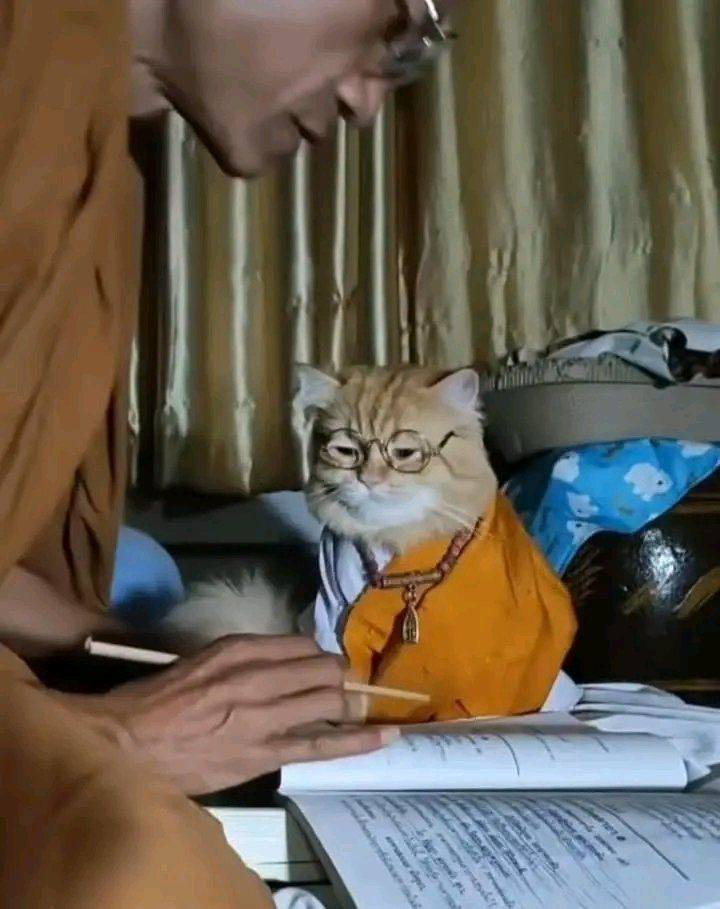
#> input picture Cat-Imgs/Cat_00002.jpg, 720 x 909 px; its folder holds 4 pictures in this run
$ python remove_similar.py
#> lines starting #> are read from the running program, lines starting #| are printed output that depends on the picture
import os
import cv2
import numpy as np
from skimage.metrics import structural_similarity as ssim
from itertools import combinations

def calculate_ssim(image1, image2):
    # Convert to grayscale for accurate comparison
    image1_gray = cv2.cvtColor(image1, cv2.COLOR_BGR2GRAY)
    image2_gray = cv2.cvtColor(image2, cv2.COLOR_BGR2GRAY)

    # Resize images to the same dimensions if necessary
    if image1_gray.shape != image2_gray.shape:
        image2_gray = cv2.resize(image2_gray, (image1_gray.shape[1], image1_gray.shape[0]))

    return ssim(image1_gray, image2_gray)

def find_similar_images(folder, threshold=0.9):
#> called with folder = 'Cat-Imgs', threshold = 0.8
    images = {}
    results = []

    # Load all images in the folder
    for filename in os.listdir(folder):
        filepath = os.path.join(folder, filename)
        try:
            img = cv2.imread(filepath)
#> img is the input picture: shape (909, 720, 3); mean B, G, R 81.4, 95, 103.7
            if img is not None:
                images[filename] = img
        except Exception as e:
            print(f"Error loading {filename}: {e}")

    # Compare all image pairs
    new_images = os.listdir("Cat-Imgs")
#> new_images = ['Cat_00002.jpg', 'Cat_00003.jpg', 'Cat_00004.jpg', 'Cat_00005.png']

    for (file1, img1), (file2, img2) in combinations(images.items(), 2):
        similarity = calculate_ssim(img1, img2)
        if similarity >= threshold:  # Only keep highly similar images
            results.append((file1, file2, round(similarity, 3)))
#> this loop made 6 passes
#> (file1, file2, similarity) on passes 1 to 6: ('Cat_00002.jpg', 'Cat_00003.jpg', 0.275), ('Cat_00002.jpg', 'Cat_00004.jpg', 0.363), ('Cat_00002.jpg', 'Cat_00005.png', 0.374), ('Cat_00003.jpg', 'Cat_00004.jpg', 0.312), ('Cat_00003.jpg', 'Cat_00005.png', 0.418), ('Cat_00004.jpg', 'Cat_00005.png', 0.312)
#> pass 1, in calculate_ssim, `image1_gray = cv2.cvtColor(image1, cv2.COLOR_BGR2GRAY)`:
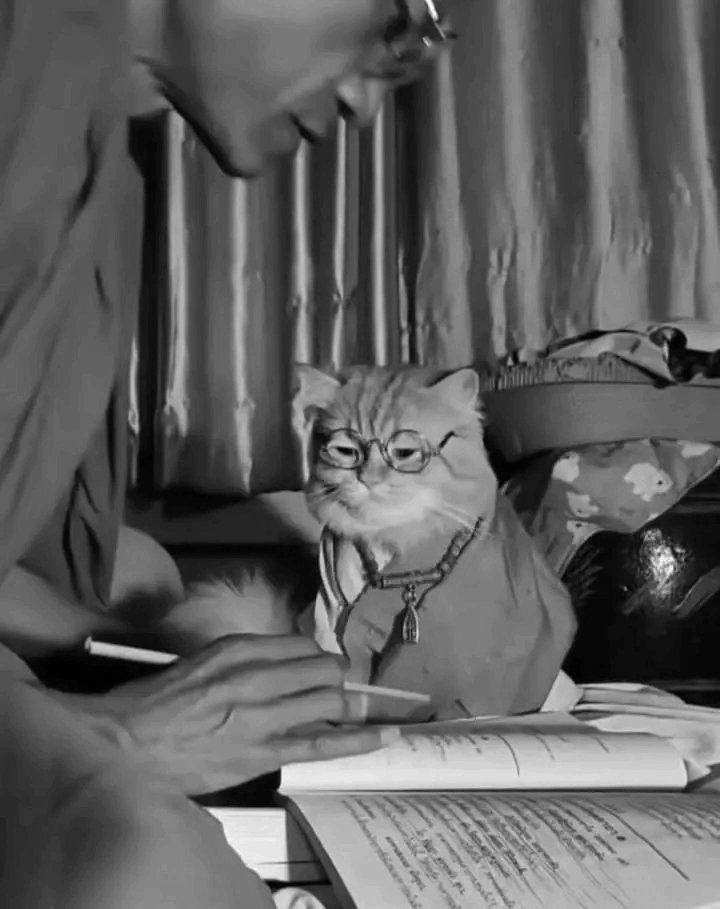
#> image1_gray: shape (909, 720); min 0, max 253, mean 96.1
#> pass 1, in calculate_ssim, `image2_gray = cv2.cvtColor(image2, cv2.COLOR_BGR2GRAY)`:
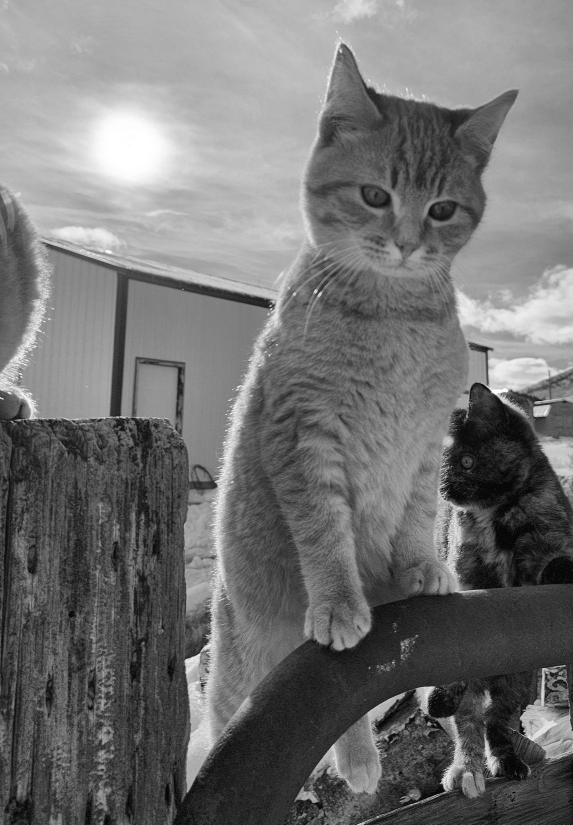
#> image2_gray: shape (1649, 1146) (shown at 1/2 size); min 0, max 255, mean 114.5
#> pass 1, in calculate_ssim, `image2_gray = cv2.resize(image2_gray, (image1_gray.shape[1], image1_gr..`:
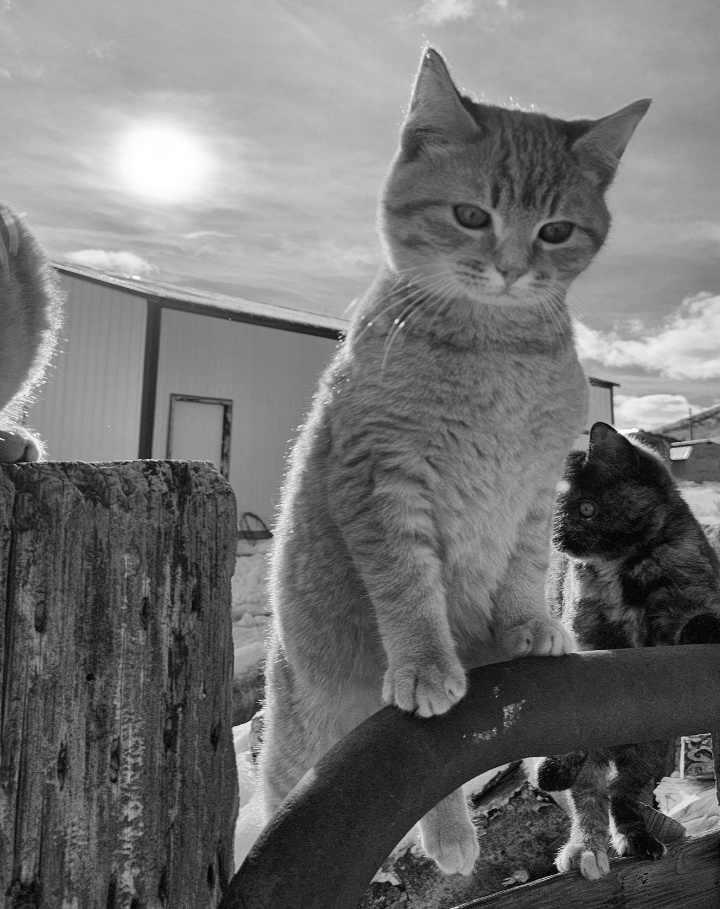
#> image2_gray: shape (909, 720); min 0, max 255, mean 114.4
#> pass 2, in calculate_ssim (call 2), `image2_gray = cv2.cvtColor(image2, cv2.COLOR_BGR2GRAY)`:
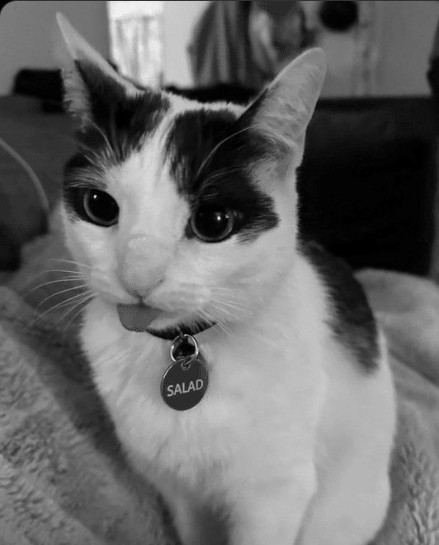
#> image2_gray: shape (545, 439); min 0, max 248, mean 105
#> after the loop, results = []

    return results

folder_path = "Cat-Imgs"
similar_images = find_similar_images(folder_path, threshold=0.8)
#> similar_images = []

# Print results
if similar_images:
    for img1, img2, score in similar_images:
        print(f"Similarity: {score} - {img1} <-> {img2}")
else:
    print("No similar images found.")
